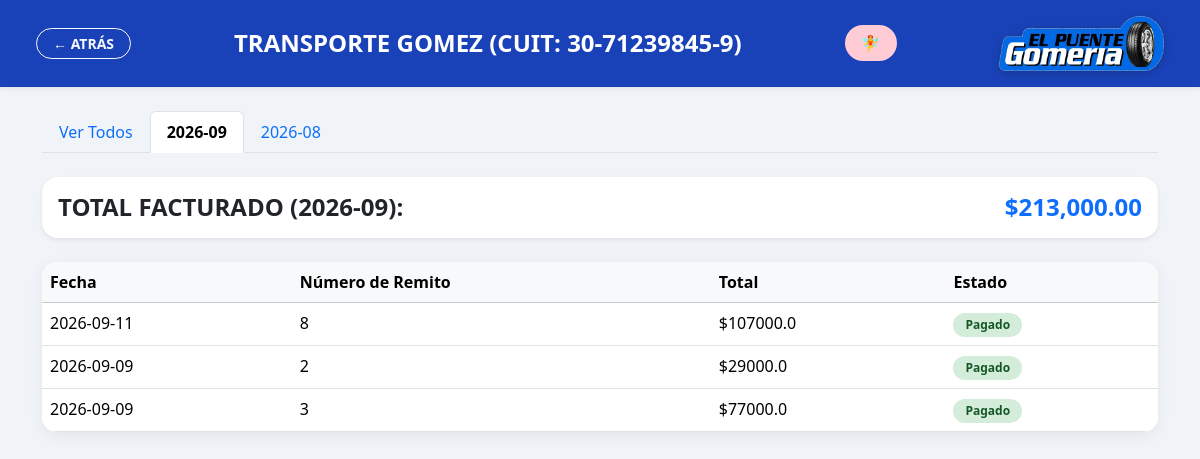
Screenshot of /historial-cliente?id_cliente=2&periodo=2026-09 with the database file from the repository.
### tables this page shows
CREATE TABLE clientes (
    id_cliente INTEGER PRIMARY KEY AUTOINCREMENT,
    nom_cli    TEXT NOT NULL,
    cuit       TEXT UNIQUE,
    tel        TEXT,
    mail       TEXT
);

CREATE TABLE trabajos (
    id_trabajo  INTEGER PRIMARY KEY AUTOINCREMENT,
    remito      TEXT NOT NULL UNIQUE,
    fecha       TEXT NOT NULL,
    id_cliente  INTEGER NOT NULL,
    id_vehiculo INTEGER,
    total       REAL NOT NULL DEFAULT 0,
    estado      TEXT NOT NULL DEFAULT 'PENDIENTE',
    FOREIGN KEY (id_cliente) REFERENCES clientes (id_cliente),
    FOREIGN KEY (id_vehiculo) REFERENCES vehiculos (id_vehiculo)
);

### app.py (the view)
@app.route('/historial-cliente')
def historial_cliente():
    id_cliente = request.args.get('id_cliente')
    periodo_seleccionado = request.args.get('periodo', 'todos')
    conexion = obtener_conexion()
    cursor = conexion.cursor()
    cliente = cursor.execute("SELECT id_cliente, nom_cli, cuit FROM clientes WHERE id_cliente = ?", (id_cliente,)).fetchone()
    query = """
        SELECT t.id_trabajo, t.remito, t.fecha, t.total,
               GROUP_CONCAT(tar.nom_tar, ', ') AS detalle_tareas
        FROM trabajos t
        LEFT JOIN detalle_trabajos dt ON t.id_trabajo = dt.id_trabajo
        LEFT JOIN tareas tar ON dt.id_tarea = tar.id_tarea
        WHERE t.id_cliente = ?
    """
    parametros = [id_cliente]
    meses_disponibles = cursor.execute("""
        SELECT DISTINCT strftime('%Y-%m', fecha) AS periodo
        FROM trabajos
        WHERE id_cliente = ?
        ORDER BY periodo DESC
    """, (id_cliente,)).fetchall()
    if periodo_seleccionado and periodo_seleccionado != 'todos':
        query += " AND strftime('%Y-%m', t.fecha) = ?"
        parametros.append(periodo_seleccionado)
    query += " GROUP BY t.id_trabajo ORDER BY t.fecha DESC"
    remitos = cursor.execute(query, parametros).fetchall()
    total_mes = sum(r['total'] for r in remitos)
    cursor.close()
    return render_template('historial-cliente.html',
                        cliente=cliente,
                        remitos=remitos,
                        total_mes=total_mes,
                        meses_disponibles=meses_disponibles,
                        periodo_seleccionado=periodo_seleccionado)

### app.py (called while the page is built)
def obtener_conexion():
    conexion = sqlite3.connect("sg_gomeria.db")
    conexion.row_factory = sqlite3.Row
    conexion.execute("PRAGMA foreign_keys = ON")
    return conexion

### templates/historial-cliente.html (shortened to what this page needs)
<!DOCTYPE html>
<html lang="es">
<head>
    <link href="https://cdn.jsdelivr.net/npm/bootstrap@5.3.3/dist/css/bootstrap.min.css" rel="stylesheet">
    <link rel="stylesheet" href="/static/estilos.css">
</head>
<body class="{{ 'modo-milagritos' if milagritos else '' }}">
    <header class="barra-superior py-3 px-4 shadow-sm">
        <div class="container-fluid d-flex justify-content-between align-items-center">
            <a href="{{ url_for('clientes') }}" class="btn btn-sm btn-outline-light px-3 fw-bold rounded-pill">
                &larr; ATRÁS
            </a>
            <h1 class="h4 mb-0 text-uppercase fw-bold letter-spacing-1">
                {{ cliente['nom_cli'] }} (CUIT: {{ cliente['cuit'] }})
            </h1>
            <a href="/toggle-milagritos" class="btn btn-modo-milagritos">
                🧚
            </a>
            <img src="/static/logo.png" alt="Gomería El Puente" class="logo-nav">
        </div>
    </header>
    <main class="container py-4">
        <ul class="nav nav-tabs mb-4">
            <li class="nav-item">
                <a class="nav-link {% if periodo_seleccionado == 'todos' %}active fw-bold{% endif %}"
                href="/historial-cliente?id_cliente={{ cliente['id_cliente'] }}&periodo=todos">
                    Ver Todos
                </a>
            </li>
            {% for m in meses_disponibles %}
            <li class="nav-item">
                <a class="nav-link {% if periodo_seleccionado == m['periodo'] %}active fw-bold{% endif %}"
                href="/historial-cliente?id_cliente={{ cliente['id_cliente'] }}&periodo={{ m['periodo'] }}">
                    {{ m['periodo'] }}
                </a>
            </li>
            {% endfor %}
        </ul>
        <div class="card p-3 bg-white shadow-sm mb-4 border-0 rounded-4">
            <h4 class="mb-0 fw-bold text-dark d-flex justify-content-between align-items-center">
                <span>TOTAL FACTURADO {% if periodo_seleccionado != 'todos' %}({{ periodo_seleccionado }}){% else %}(GENERAL){% endif %}:</span>
                <span class="text-primary">${{ "{:,.2f}".format(total_mes) }}</span>
            </h4>
        </div>
        <div class="tabla-remitos mt-4">
            <table class="table table-hover mb-0">
                <thead class="table-light">
                    <tr>
                        <th>Fecha</th>
                        <th>Número de Remito</th>
                        <th>Total</th>
                        <th>Estado</th>
                    </tr>
                </thead>
                <tbody>
                    {% for remito in remitos %}
                    <tr>
                        <td>{{ remito['fecha'] }}</td>
                        <td>{{ remito['remito'] }}</td>
                        <td>${{ remito['total'] }}</td>
                        <td>
                            {% if remito['estado'] == 'pendiente' %}
                                <span class="badge badge-pendiente">Pendiente</span>
                            {% else %}
                                <span class="badge badge-pagado">Pagado</span>
                            {% endif %}
                        </td>
                    </tr>
                    {% endfor %}
                </tbody>
            </table>
        </div>
    </main>
</body>
</html>

### static/estilos.css (style rules this page uses)
.btn-modo-milagritos { border-radius: 50px; border: none; background-color: #ffccd5; color: #7a2e46; font-weight: bold; padding: 6px 16px; transition: all 0.2s ease; text-decoration: none; }

### templates/historial-cliente.html (style rules this page uses)
body { background-color: #f0f4f8; font-family: 'Segoe UI', Tahoma, Geneva, Verdana, sans-serif; }
.barra-superior { background-color: #1a42b8; color: white; }
.badge-pagado { background-color: #d4edda; color: #155724; font-weight: 600; padding: 6px 12px; border-radius: 20px; }
.tabla-remitos { background-color: white; border-radius: 15px; overflow: hidden; box-shadow: 0 4px 15px rgba(0,0,0,0.06); }
.logo-nav { max-height: 55px; filter: drop-shadow(0 2px 4px rgba(0,0,0,0.2)); }

### rows the page displays
clientes: nom_cli "TRANSPORTE GOMEZ", cuit "30-71239845-9"
trabajos: fecha "2026-09-11", remito "8", total "107000.0"
trabajos: fecha "2026-09-09", remito "2", total "29000.0"
trabajos: fecha "2026-09-09", remito "3", total "77000.0"

### other values shown
{{ m['periodo'] }} "2026-09" "2026-08"
{{ periodo_seleccionado }} "2026-09"
{{ "{:,.2f}".format(total_mes) }} "213,000.00"
